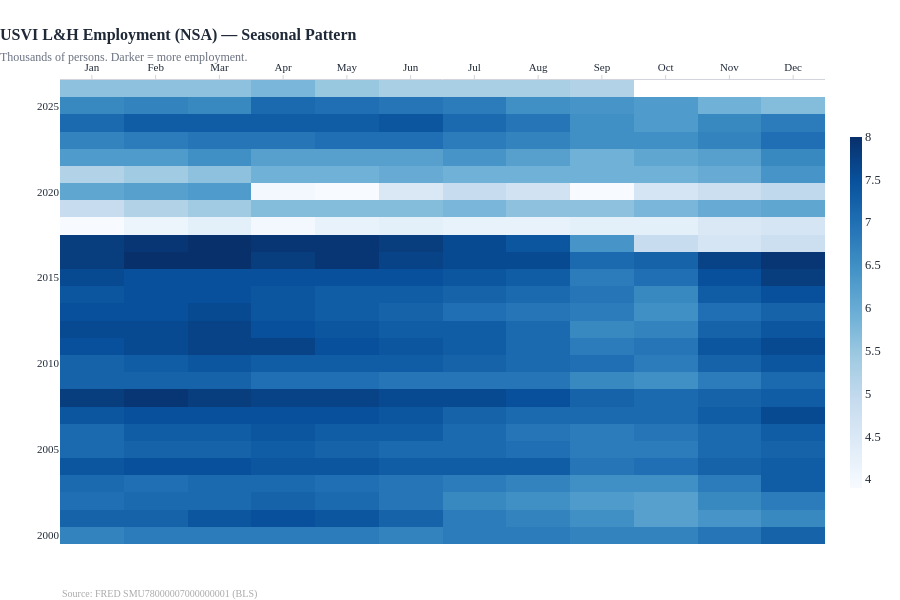

The cell this chart's notebook holds for it:
### Markdown cell above
---
## 2. FRED Monthly — NSA Seasonality

### Code cell
from src.charts import monthly_heatmap

fred_heat = fred.query("year >= 2000").copy()
fred_heat["year_int"] = fred_heat["year"].astype(int)
fred_heat["month_int"] = fred_heat["month"].astype(int)

fig = monthly_heatmap(
    fred_heat,
    year_col="year_int",
    month_col="month_int",
    value_col="emp_nsa",
    title="USVI L&H Employment (NSA) — Seasonal Pattern",
    subtitle="Thousands of persons. Darker = more employment.",
    source="FRED SMU78000007000000001 (BLS)",
    colorscale="Blues",
    height=600,
)
fig.show()

### Figure 1 — Plotly figure (JSON) as saved in the notebook; plotly's stock layout.template omitted (floating-point values rounded to 4 significant figures; data arrays with more than 128 entries replaced by an {"elided": "..."} marker saying what was removed)
{"data": [{"colorbar": {"len": 0.8, "thickness": 12}, "colorscale": [[0, "rgb(247,251,255)"], [0.125, "rgb(222,235,247)"], [0.25, "rgb(198,219,239)"], [0.375, "rgb(158,202,225)"], [0.5, "rgb(107,174,214)"], [0.625, "rgb(66,146,198)"], [0.75, "rgb(33,113,181)"], [0.875, "rgb(8,81,156)"], [1, "rgb(8,48,107)"]], "hovertemplate": "%{y} %{x}: %{z:,.0f}<extra></extra>", "type": "heatmap", "x": ["Jan", "Feb", "Mar", "Apr", "May", "Jun", "Jul", "Aug", "Sep", "Oct", "Nov", "Dec"], "y": [2026, 2025, 2024, 2023, 2022, 2021, 2020, 2019, 2018, 2017, 2016, 2015, 2014, 2013, 2012, 2011, 2010, 2009, 2008, 2007, 2006, 2005, 2004, 2003, 2002, 2001, 2000], "z": {"elided": "27x12 float values"}}], "layout": {"annotations": [{"showarrow": false, "text": "<span style='color:#aaaaaa;font-size:10px'>Source: FRED SMU78000007000000001 (BLS)</span>", "x": 0, "xanchor": "left", "xref": "paper", "y": -0.09, "yanchor": "top", "yref": "paper"}], "height": 600, "margin": {"b": 56, "l": 60, "r": 24, "t": 80}, "title": {"font": {"size": 16}, "text": "<b>USVI L&H Employment (NSA) — Seasonal Pattern</b><br><span style='font-size:12px;font-weight:400;color:#6b7280'>Thousands of persons. Darker = more employment.</span>", "x": 0}, "xaxis": {"side": "top"}}}
